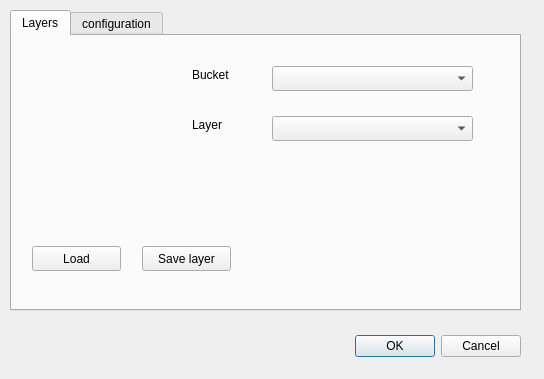
<?xml version="1.0" encoding="UTF-8"?>
<ui version="4.0">
 <class>Dialog</class>
 <widget class="QDialog" name="Dialog">
  <property name="geometry">
   <rect>
    <x>0</x>
    <y>0</y>
    <width>544</width>
    <height>379</height>
   </rect>
  </property>
  <property name="windowTitle">
   <string>Dialog</string>
  </property>
  <widget class="QDialogButtonBox" name="buttonBox">
   <property name="geometry">
    <rect>
     <x>180</x>
     <y>330</y>
     <width>341</width>
     <height>32</height>
    </rect>
   </property>
   <property name="orientation">
    <enum>Qt::Horizontal</enum>
   </property>
   <property name="standardButtons">
    <set>QDialogButtonBox::Cancel|QDialogButtonBox::Ok</set>
   </property>
  </widget>
  <widget class="QTabWidget" name="tabWidget">
   <property name="geometry">
    <rect>
     <x>10</x>
     <y>10</y>
     <width>511</width>
     <height>301</height>
    </rect>
   </property>
   <property name="currentIndex">
    <number>0</number>
   </property>
   <widget class="QWidget" name="Layers">
    <property name="enabled">
     <bool>true</bool>
    </property>
    <attribute name="title">
     <string>Layers</string>
    </attribute>
    <widget class="QComboBox" name="bucket">
     <property name="geometry">
      <rect>
       <x>260</x>
       <y>30</y>
       <width>201</width>
       <height>25</height>
      </rect>
     </property>
    </widget>
    <widget class="QComboBox" name="comboBox">
     <property name="geometry">
      <rect>
       <x>260</x>
       <y>80</y>
       <width>201</width>
       <height>25</height>
      </rect>
     </property>
    </widget>
    <widget class="QLabel" name="label_4">
     <property name="geometry">
      <rect>
       <x>180</x>
       <y>30</y>
       <width>67</width>
       <height>17</height>
      </rect>
     </property>
     <property name="text">
      <string>Bucket</string>
     </property>
    </widget>
    <widget class="QLabel" name="label_5">
     <property name="geometry">
      <rect>
       <x>180</x>
       <y>80</y>
       <width>67</width>
       <height>17</height>
      </rect>
     </property>
     <property name="text">
      <string>Layer</string>
     </property>
    </widget>
    <widget class="QPushButton" name="load">
     <property name="geometry">
      <rect>
       <x>20</x>
       <y>210</y>
       <width>89</width>
       <height>25</height>
      </rect>
     </property>
     <property name="text">
      <string>Load</string>
     </property>
    </widget>
    <widget class="QPushButton" name="pushButton_2">
     <property name="geometry">
      <rect>
       <x>130</x>
       <y>210</y>
       <width>89</width>
       <height>25</height>
      </rect>
     </property>
     <property name="text">
      <string>Save layer</string>
     </property>
    </widget>
   </widget>
   <widget class="QWidget" name="configuration">
    <attribute name="title">
     <string>configuration</string>
    </attribute>
    <widget class="QLineEdit" name="access_key">
     <property name="geometry">
      <rect>
       <x>140</x>
       <y>30</y>
       <width>201</width>
       <height>25</height>
      </rect>
     </property>
    </widget>
    <widget class="QLineEdit" name="secret_key">
     <property name="geometry">
      <rect>
       <x>140</x>
       <y>80</y>
       <width>201</width>
       <height>25</height>
      </rect>
     </property>
     <property name="echoMode">
      <enum>QLineEdit::Password</enum>
     </property>
    </widget>
    <widget class="QComboBox" name="region">
     <property name="geometry">
      <rect>
       <x>140</x>
       <y>130</y>
       <width>201</width>
       <height>25</height>
      </rect>
     </property>
    </widget>
    <widget class="QPushButton" name="pushButton">
     <property name="geometry">
      <rect>
       <x>360</x>
       <y>180</y>
       <width>121</width>
       <height>25</height>
      </rect>
     </property>
     <property name="text">
      <string>test connection</string>
     </property>
    </widget>
    <widget class="QLabel" name="label">
     <property name="geometry">
      <rect>
       <x>40</x>
       <y>30</y>
       <width>81</width>
       <height>17</height>
      </rect>
     </property>
     <property name="text">
      <string>Access key</string>
     </property>
    </widget>
    <widget class="QLabel" name="label_2">
     <property name="geometry">
      <rect>
       <x>40</x>
       <y>80</y>
       <width>91</width>
       <height>17</height>
      </rect>
     </property>
     <property name="text">
      <string>Secret key</string>
     </property>
    </widget>
    <widget class="QLabel" name="label_3">
     <property name="geometry">
      <rect>
       <x>40</x>
       <y>130</y>
       <width>67</width>
       <height>17</height>
      </rect>
     </property>
     <property name="text">
      <string>Region</string>
     </property>
    </widget>
   </widget>
  </widget>
 </widget>
 <resources/>
 <connections>
  <connection>
   <sender>buttonBox</sender>
   <signal>accepted()</signal>
   <receiver>Dialog</receiver>
   <slot>accept()</slot>
   <hints>
    <hint type="sourcelabel">
     <x>248</x>
     <y>254</y>
    </hint>
    <hint type="destinationlabel">
     <x>157</x>
     <y>274</y>
    </hint>
   </hints>
  </connection>
  <connection>
   <sender>buttonBox</sender>
   <signal>rejected()</signal>
   <receiver>Dialog</receiver>
   <slot>reject()</slot>
   <hints>
    <hint type="sourcelabel">
     <x>316</x>
     <y>260</y>
    </hint>
    <hint type="destinationlabel">
     <x>286</x>
     <y>274</y>
    </hint>
   </hints>
  </connection>
 </connections>
</ui>
